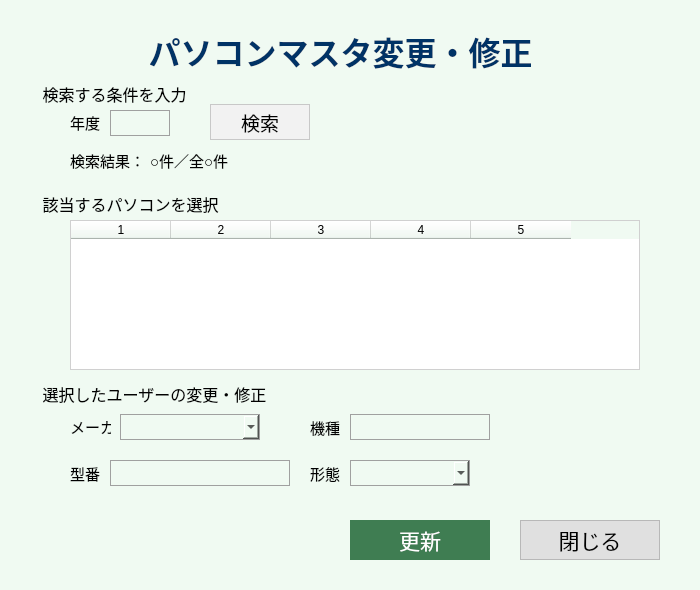
<?xml version="1.0" encoding="UTF-8"?>
<ui version="4.0">
 <class>Dialog</class>
 <widget class="QDialog" name="Dialog">
  <property name="geometry">
   <rect>
    <x>0</x>
    <y>0</y>
    <width>700</width>
    <height>590</height>
   </rect>
  </property>
  <property name="minimumSize">
   <size>
    <width>700</width>
    <height>590</height>
   </size>
  </property>
  <property name="maximumSize">
   <size>
    <width>700</width>
    <height>590</height>
   </size>
  </property>
  <property name="windowTitle">
   <string>Dialog</string>
  </property>
  <property name="styleSheet">
   <string notr="true">QWidget {
    background-color: #F0FAF2 ;      /* 淡い緑 */
}</string>
  </property>
  <widget class="QLabel" name="label_8">
   <property name="enabled">
    <bool>false</bool>
   </property>
   <property name="geometry">
    <rect>
     <x>150</x>
     <y>30</y>
     <width>381</width>
     <height>41</height>
    </rect>
   </property>
   <property name="font">
    <font>
     <family>Meiryo</family>
     <pointsize>24</pointsize>
     <bold>true</bold>
    </font>
   </property>
   <property name="styleSheet">
    <string notr="true">color: #003366;
font-size: 24pt;
font-weight: bold;</string>
   </property>
   <property name="text">
    <string>パソコンマスタ変更・修正</string>
   </property>
   <property name="alignment">
    <set>Qt::AlignmentFlag::AlignCenter</set>
   </property>
  </widget>
  <widget class="QPushButton" name="btnClose">
   <property name="geometry">
    <rect>
     <x>520</x>
     <y>520</y>
     <width>140</width>
     <height>40</height>
    </rect>
   </property>
   <property name="font">
    <font>
     <family>Meiryo</family>
     <pointsize>16</pointsize>
    </font>
   </property>
   <property name="styleSheet">
    <string notr="true">QPushButton {
    background-color: #E0E0E0;      /* 背景より少し濃いグレー */
    color: #000000;                 /* 黒字 */
    border: 1px solid #B8B8B8;      /* 薄いグレーの枠線 */
    border-radius: 0px;             /* 角丸なし */
}

QPushButton:hover {
    background-color: #D0D0D0;      /* ホバー：少し濃いグレー */
    color: #000000;                 /* 黒字のまま */
}

QPushButton:pressed {
    background-color: #C0C0C0;      /* 押下：さらに濃いグレー */
    color: #000000;                 /* 黒字のまま */
}
</string>
   </property>
   <property name="text">
    <string>閉じる</string>
   </property>
  </widget>
  <widget class="QPushButton" name="btnUpdate">
   <property name="geometry">
    <rect>
     <x>350</x>
     <y>520</y>
     <width>140</width>
     <height>40</height>
    </rect>
   </property>
   <property name="font">
    <font>
     <family>Meiryo</family>
     <pointsize>16</pointsize>
    </font>
   </property>
   <property name="styleSheet">
    <string notr="true">QPushButton#btnUpdate {
    background-color: #3F7D52;
    color: white;
    border: 1px solid #3F7D52;
    border-radius: 0px;
    padding: 4px 12px;
}

QPushButton#btnUpdate:hover {
    background-color: #4E9964;
    border: 1px solid #4E9964;
}

QPushButton#btnUpdate:pressed {
    background-color: #2F6040;
    border: 1px solid #2F6040;
}
</string>
   </property>
   <property name="text">
    <string>更新</string>
   </property>
  </widget>
  <widget class="QGroupBox" name="gbxSearchCondition">
   <property name="geometry">
    <rect>
     <x>40</x>
     <y>80</y>
     <width>621</width>
     <height>101</height>
    </rect>
   </property>
   <property name="font">
    <font>
     <pointsize>12</pointsize>
    </font>
   </property>
   <property name="styleSheet">
    <string notr="true">QGroupBox {
    border: none;
}</string>
   </property>
   <property name="title">
    <string>検索する条件を入力</string>
   </property>
   <widget class="QLabel" name="label_4">
    <property name="geometry">
     <rect>
      <x>30</x>
      <y>30</y>
      <width>31</width>
      <height>24</height>
     </rect>
    </property>
    <property name="cursor">
     <cursorShape>ArrowCursor</cursorShape>
    </property>
    <property name="styleSheet">
     <string notr="true">font-size: 11pt;
color: #000000;</string>
    </property>
    <property name="text">
     <string>年度</string>
    </property>
   </widget>
   <widget class="QLineEdit" name="txtYear">
    <property name="geometry">
     <rect>
      <x>70</x>
      <y>30</y>
      <width>60</width>
      <height>26</height>
     </rect>
    </property>
    <property name="styleSheet">
     <string notr="true">QLineEdit {
    border: 1px solid #A0A0A0;   /* 標準より少し濃いグレー */
    padding: 2px;
　font-size: 10pt;
}

QLineEdit:focus {
    border: 1px solid #4A90E2;   /* 淡い青 */
    background-color: #FFFFFF;
}</string>
    </property>
    <property name="text">
     <string/>
    </property>
   </widget>
   <widget class="QPushButton" name="btnSearch">
    <property name="geometry">
     <rect>
      <x>170</x>
      <y>24</y>
      <width>100</width>
      <height>36</height>
     </rect>
    </property>
    <property name="font">
     <font>
      <family>Meiryo</family>
      <pointsize>14</pointsize>
     </font>
    </property>
    <property name="styleSheet">
     <string notr="true">QPushButton#btnSearch {
    background-color: #F2F2F2;
    color: #000000;
    border: 1px solid #C8C8C8;
    border-radius: 0px;
    padding: 4px 12px;
}

QPushButton#btnSearch:hover {
    background-color: #E6E6E6;
    border: 1px solid #BFBFBF;
}

QPushButton#btnSearch:pressed {
    background-color: #D9D9D9;
    border: 1px solid #B3B3B3;
}</string>
    </property>
    <property name="text">
     <string>検索</string>
    </property>
   </widget>
   <widget class="QLabel" name="label">
    <property name="geometry">
     <rect>
      <x>30</x>
      <y>70</y>
      <width>76</width>
      <height>21</height>
     </rect>
    </property>
    <property name="font">
     <font>
      <pointsize>11</pointsize>
     </font>
    </property>
    <property name="text">
     <string>検索結果：</string>
    </property>
   </widget>
   <widget class="QLabel" name="lblResultCount">
    <property name="geometry">
     <rect>
      <x>110</x>
      <y>70</y>
      <width>101</width>
      <height>21</height>
     </rect>
    </property>
    <property name="font">
     <font>
      <pointsize>11</pointsize>
     </font>
    </property>
    <property name="text">
     <string>○件／全○件</string>
    </property>
   </widget>
  </widget>
  <widget class="QGroupBox" name="gbxSearchResult">
   <property name="geometry">
    <rect>
     <x>40</x>
     <y>190</y>
     <width>631</width>
     <height>181</height>
    </rect>
   </property>
   <property name="font">
    <font>
     <pointsize>12</pointsize>
    </font>
   </property>
   <property name="styleSheet">
    <string notr="true">QGroupBox {
    border: none;
}</string>
   </property>
   <property name="title">
    <string>該当するパソコンを選択</string>
   </property>
   <widget class="QTableWidget" name="tblPcMaster">
    <property name="geometry">
     <rect>
      <x>30</x>
      <y>30</y>
      <width>570</width>
      <height>150</height>
     </rect>
    </property>
    <property name="styleSheet">
     <string notr="true">QTableWidget {
    border: 1px solid #D0D0D0;
    background-color: white;
    gridline-color: #E5E5E5;
}</string>
    </property>
    <property name="columnCount">
     <number>5</number>
    </property>
    <column/>
    <column/>
    <column/>
    <column/>
    <column/>
   </widget>
  </widget>
  <widget class="QGroupBox" name="gbxEditPcMaster">
   <property name="geometry">
    <rect>
     <x>40</x>
     <y>380</y>
     <width>631</width>
     <height>121</height>
    </rect>
   </property>
   <property name="font">
    <font>
     <pointsize>12</pointsize>
    </font>
   </property>
   <property name="styleSheet">
    <string notr="true">QGroupBox {
    border: none;
}</string>
   </property>
   <property name="title">
    <string>選択したユーザーの変更・修正</string>
   </property>
   <widget class="QComboBox" name="cmbEditMaker">
    <property name="geometry">
     <rect>
      <x>80</x>
      <y>34</y>
      <width>140</width>
      <height>26</height>
     </rect>
    </property>
    <property name="styleSheet">
     <string notr="true">QComboBox {
    border: 1px solid #A0A0A0;   /* 標準より少し濃いグレー */
    padding: 2px;
　font-size: 10pt;
}

QComboBox:focus {
    border: 1px solid #4A90E2;   /* 淡い青 */
    background-color: #FFFFFF;
}</string>
    </property>
   </widget>
   <widget class="QLabel" name="label_9">
    <property name="geometry">
     <rect>
      <x>30</x>
      <y>34</y>
      <width>41</width>
      <height>24</height>
     </rect>
    </property>
    <property name="cursor">
     <cursorShape>ArrowCursor</cursorShape>
    </property>
    <property name="styleSheet">
     <string notr="true">font-size: 11pt;
color: #000000;</string>
    </property>
    <property name="text">
     <string>メーカー</string>
    </property>
   </widget>
   <widget class="QComboBox" name="cmbEditPcType">
    <property name="geometry">
     <rect>
      <x>310</x>
      <y>80</y>
      <width>120</width>
      <height>26</height>
     </rect>
    </property>
    <property name="styleSheet">
     <string notr="true">QComboBox {
    border: 1px solid #A0A0A0;   /* 標準より少し濃いグレー */
    padding: 2px;
　font-size: 10pt;
}

QComboBox:focus {
    border: 1px solid #4A90E2;   /* 淡い青 */
    background-color: #FFFFFF;
}</string>
    </property>
   </widget>
   <widget class="QLabel" name="label_5">
    <property name="geometry">
     <rect>
      <x>270</x>
      <y>80</y>
      <width>31</width>
      <height>26</height>
     </rect>
    </property>
    <property name="styleSheet">
     <string notr="true">font-size: 11pt;
color: #000000;</string>
    </property>
    <property name="text">
     <string>形態</string>
    </property>
   </widget>
   <widget class="QLineEdit" name="txtEditModelNo">
    <property name="geometry">
     <rect>
      <x>70</x>
      <y>80</y>
      <width>180</width>
      <height>26</height>
     </rect>
    </property>
    <property name="styleSheet">
     <string notr="true">QLineEdit {
    border: 1px solid #A0A0A0;   /* 標準より少し濃いグレー */
    padding: 2px;
　font-size: 10pt;
}

QLineEdit:focus {
    border: 1px solid #4A90E2;   /* 淡い青 */
    background-color: #FFFFFF;
}</string>
    </property>
    <property name="text">
     <string/>
    </property>
   </widget>
   <widget class="QLabel" name="label_10">
    <property name="geometry">
     <rect>
      <x>30</x>
      <y>80</y>
      <width>31</width>
      <height>26</height>
     </rect>
    </property>
    <property name="styleSheet">
     <string notr="true">font-size: 11pt;
color: #000000;</string>
    </property>
    <property name="text">
     <string>型番</string>
    </property>
   </widget>
   <widget class="QLabel" name="label_7">
    <property name="geometry">
     <rect>
      <x>270</x>
      <y>34</y>
      <width>31</width>
      <height>26</height>
     </rect>
    </property>
    <property name="styleSheet">
     <string notr="true">font-size: 11pt;
color: #000000;</string>
    </property>
    <property name="text">
     <string>機種</string>
    </property>
   </widget>
   <widget class="QLineEdit" name="txtEditModel">
    <property name="geometry">
     <rect>
      <x>310</x>
      <y>34</y>
      <width>140</width>
      <height>26</height>
     </rect>
    </property>
    <property name="styleSheet">
     <string notr="true">QLineEdit {
    border: 1px solid #A0A0A0;   /* 標準より少し濃いグレー */
    padding: 2px;
　font-size: 10pt;
}

QLineEdit:focus {
    border: 1px solid #4A90E2;   /* 淡い青 */
    background-color: #FFFFFF;
}</string>
    </property>
   </widget>
  </widget>
 </widget>
 <tabstops>
  <tabstop>txtYear</tabstop>
  <tabstop>btnUpdate</tabstop>
  <tabstop>btnClose</tabstop>
 </tabstops>
 <resources/>
 <connections/>
</ui>
